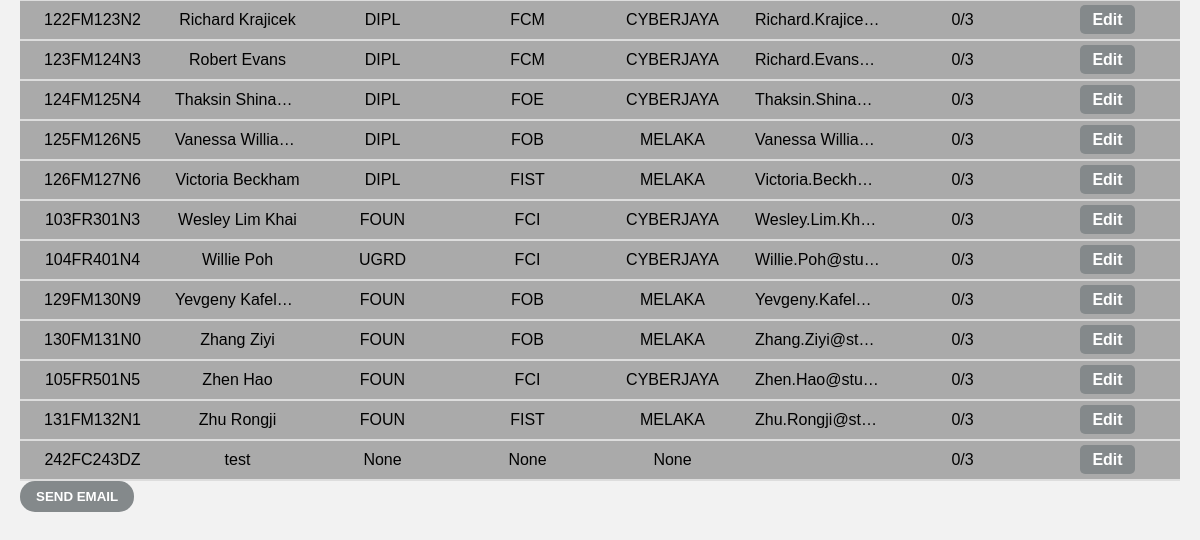
The app's page /Admin-Page (lower part), older data.
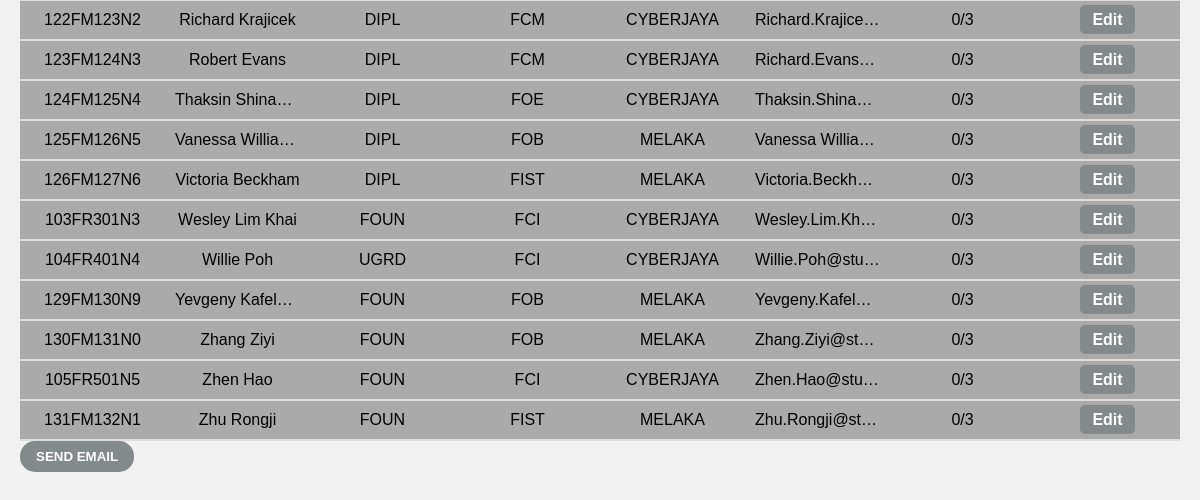
The same page, newer data.
### tables this page shows
CREATE TABLE "user" (
	"id"	INTEGER,
	"name"	TEXT NOT NULL,
	"mmu_id"	TEXT NOT NULL,
	"email"	TEXT NOT NULL,
	"password"	TEXT NOT NULL,
	"hall"	TEXT,
	"career"	TEXT,
	"faculty"	TEXT,
	"campus"	TEXT,
	"face_data"	BLOB,
	"qr_code"	INTEGER,
	"ticket_path"	TEXT,
	"goodies_status"	TEXT DEFAULT 'Pending',
	"badge_status"	TEXT DEFAULT 'Pending',
	"ticket_status"	NUMERIC DEFAULT 'Pending',
	"size"	TEXT,
	"timeslot"	TEXT,
	"nonce"	TEXT,
	PRIMARY KEY("id" AUTOINCREMENT)
);

### app.py (the view)
@app.route('/Admin-Page')
def admin_page():
    search_query = request.args.get('search' , '')
    conn = sqlite3.connect(db_path)
    cursor = conn.cursor()
    if search_query:
        cursor.execute("SELECT mmu_id, name, career, faculty, campus, email, goodies_status, badge_status, ticket_status FROM user WHERE name LIKE ? OR mmu_id LIKE ?", ('%' + search_query + '%', '%' + search_query + '%'))
    else:
        cursor.execute("SELECT mmu_id, name, career, faculty, campus, email, goodies_status, badge_status, ticket_status FROM user")
    students = cursor.fetchall()
    updated_students = []
    for student in students:
        mmu_id, name, career, faculty, campus, email, goodies_status, badge_status, ticket_status = student
        statuses = [goodies_status, badge_status, ticket_status]
        booth_status = f"{statuses.count('collected')}/3"
        updated_students.append((mmu_id, name, career, faculty, campus, email, booth_status))
    conn.close()
    return render_template('admin_page.html', students=updated_students)

### templates/admin_page.html (shortened to what this page needs)
<!DOCTYPE html>
<html lang="en">
<head>
  <link rel="stylesheet" href="{{ url_for('static', filename='style.css') }}">
</head>
<body>
   <main>
      <div class="table-container">
        <table>
          <tbody>
          {% for student in students %}
             <tr>
               <td>{{ student[0] }}</td>
               <td>{{ student[1] }}</td>
               <td>{{ student[2] }}</td>
               <td>{{ student[3] }}</td>
               <td>{{ student[4] }}</td>
               <td>{{ student[5] }}</td>
               <td>{{ student[6] }}</td>
               <td> <a href="{{ url_for('edit_student', mmu_id=student[0]) }}" class="btn btn-primary">Edit</a> </td>
              </tr>
          {% endfor %}
            </tbody>
            </table>
         <form action="{{ url_for('email_button') }}" method="get">
          <button type="submit" class="email-button">SEND EMAIL</button>
        </form>
      </div>
   </main>
</body>
</html>

Row changes from the older to the newer data that the page shows:
removed user: mmu "242FC243DZ", name "test", student "None", student "0/3"
